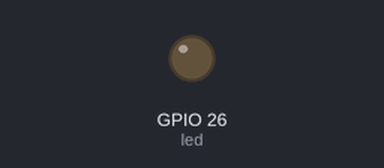
Bench run of a program on a simulated Raspberry Pi (BCM pin numbers). On the bench: output pins drawn as LEDs (lit = HIGH).

Above: at 0.05 s.
At 1.3 s:
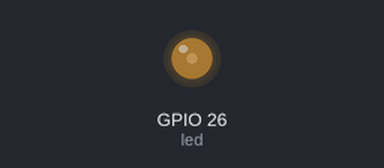
At 2.55 s:
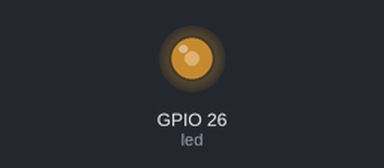
At 5.05 s:
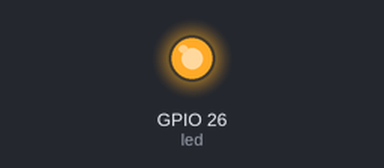
Timing chart, 0 to 6.6 s (numbered marks = the images above):
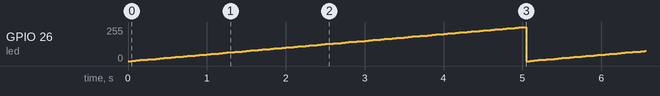

Measured:
- by itself, GPIO 26 (led): ramps from 0/255 to 255/255 and jumps back, once every 5.1 s

The program:

pwm-led.py
```python
import RPi.GPIO as gp
import time

gp.setmode(gp.BCM)

led = 26
gp.setup(led, gp.OUT)
pwm = gp.PWM(led, 200)
duty = 0
pwm.start(duty)

while True:
    pwm.ChangeDutyCycle(duty)
    time.sleep(0.05)

    duty += 1
    if duty > 100:
        duty = 0
```
